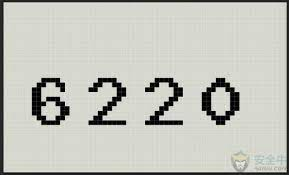
#> input picture app/captcha.png, 289 x 175 px, found by its file name
$ python no-captcha.py
#> lines starting #> are read from the running program, lines starting #| are printed output that depends on the picture; after the words box and inside, x2 and y2 are one past the last pixel; in counts of white or black regions, pixels touching at a corner belong together
import pytesseract
import PIL
import matplotlib.pyplot

# 读取验证码图片
image = PIL.Image.open('app/captcha.png')
#> image is the input picture: PIL image 289x175 RGB; mean R, G, B 193.1, 194.2, 186.8

# 将图片转为灰度图像
image = image.convert('L')
#> image: PIL image 289x175 L
# matplotlib.pyplot.imshow(image)
# matplotlib.pyplot.show()

# 对图像进行二值化处理
threshold = 127
table = []
for i in range(256):
    if i < threshold:
        table.append(0)
    else:
        table.append(1)
image = image.point(table, '1')
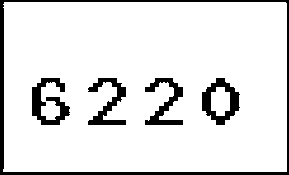
#> image: PIL image 289x175 1; 89.2% white; 5 black regions, box (x1, y1, x2, y2) and area: (0, 0, 289, 175) 2461, (32, 78, 70, 125) 830, (202, 78, 240, 125) 780, (88, 78, 126, 125) 703, (145, 78, 183, 125) 700
# matplotlib.pyplot.imshow(image)
# matplotlib.pyplot.show()

# 使用pytesseract进行识别
#> (the run stopped early here; a loop or call above may not have finished)
